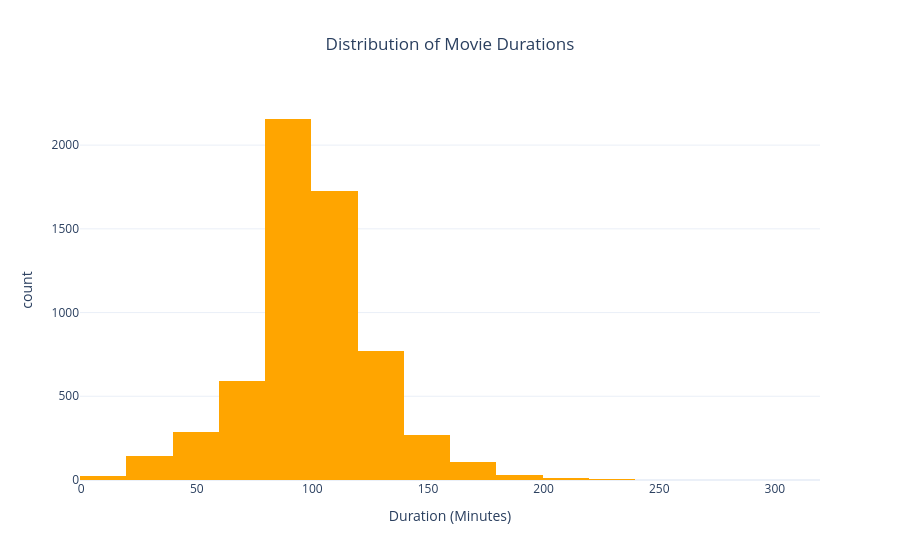

The cell this chart's notebook holds for it:
### Code cell
fig = px.histogram(
    movies,
    x="duration",
    nbins=30,
    title="Distribution of Movie Durations",
    labels={"duration": "Duration (Minutes)"},
    color_discrete_sequence=["orange"]
)

fig.update_layout(
    title_x=0.5,
    template="plotly_white"
)

fig.show()

### Figure 1 — Plotly figure (JSON) as saved in the notebook; plotly's stock layout.template omitted (floating-point values rounded to 4 significant figures; data arrays with more than 128 entries replaced by an {"elided": "..."} marker saying what was removed)
{"data": [{"bingroup": "x", "hovertemplate": "Duration (Minutes)=%{x}<br>count=%{y}<extra></extra>", "legendgroup": "", "marker": {"color": "orange", "pattern": {"shape": ""}}, "name": "", "nbinsx": 30, "orientation": "v", "showlegend": false, "type": "histogram", "x": {"elided": "6128 int values"}, "xaxis": "x", "yaxis": "y"}], "layout": {"barmode": "relative", "legend": {"tracegroupgap": 0}, "title": {"text": "Distribution of Movie Durations", "x": 0.5}, "xaxis": {"anchor": "y", "domain": [0, 1], "title": {"text": "Duration (Minutes)"}}, "yaxis": {"anchor": "x", "domain": [0, 1], "title": {"text": "count"}}}}
